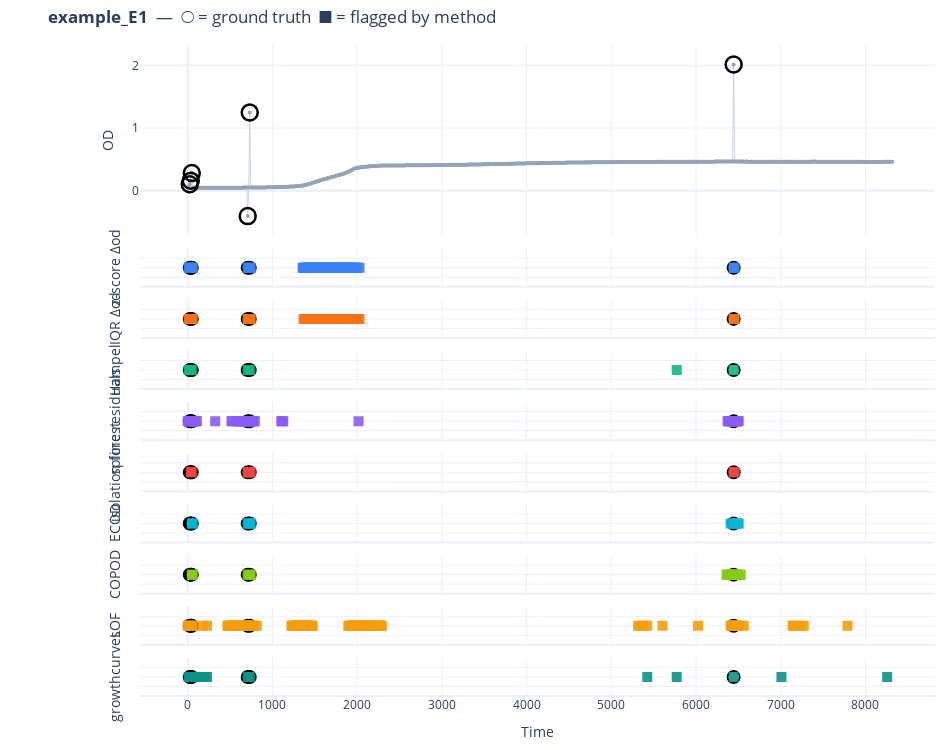
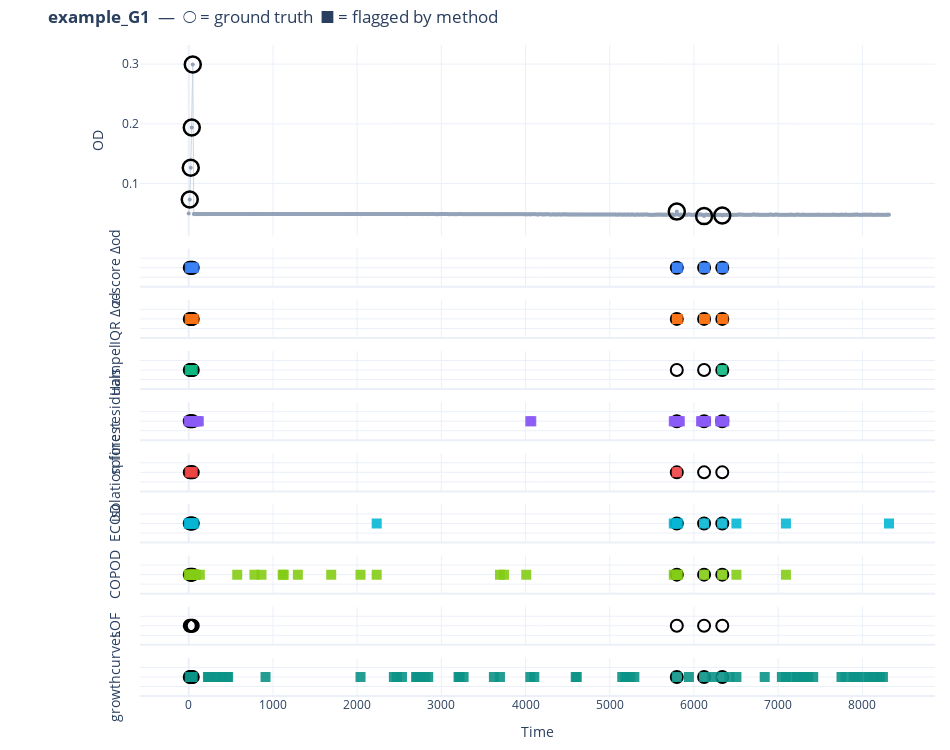
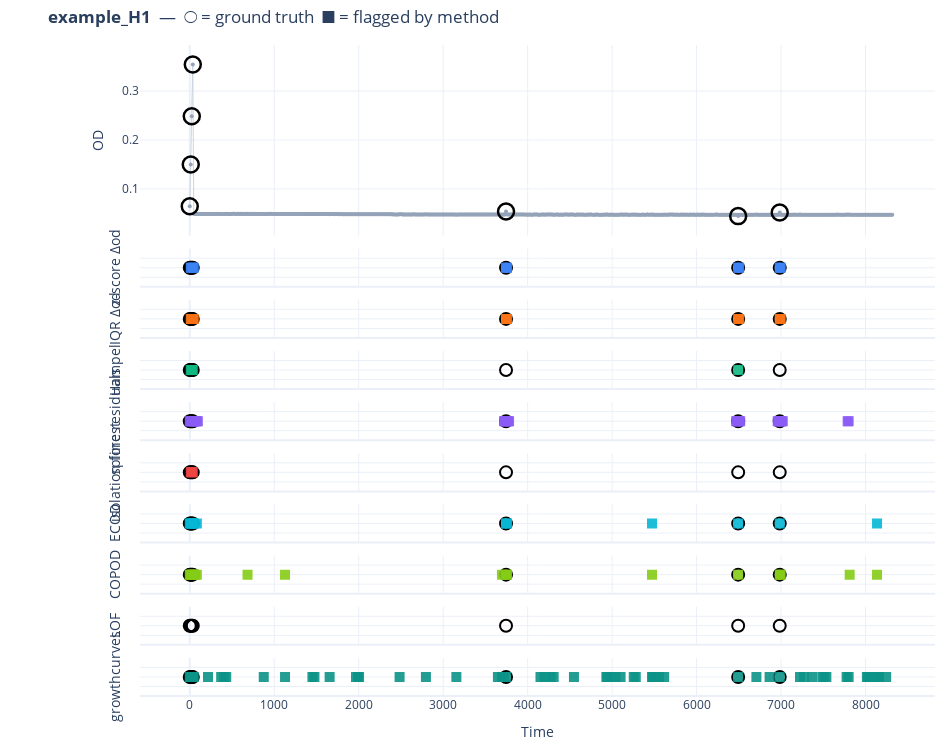
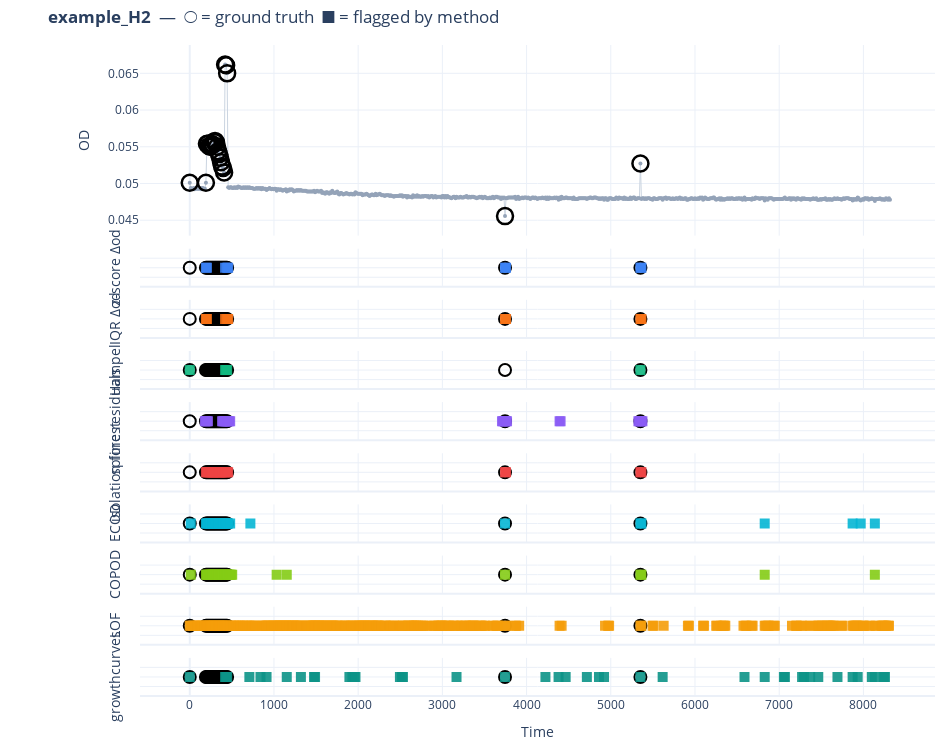

Notebook code for these charts, in order:
### Markdown cell above
### 7 · Per-curve visual inspection

For each curve: the OD trace with **○ ground-truth markers** on top, then one labelled strip per method below (shared x-axis).

- **○ open circle** in a strip = this time point is in the ground truth  
- **■ filled square** = flagged by the method  
- Both at the same position = true positive; circle only = false negative; square only = false positive

### Code cell
n_methods    = len(method_names)
row_heights  = [5] + [1] * n_methods  # data trace tall, flag strips short

for cid in traces_df["curve_id"].unique():
    grp  = traces_df[traces_df["curve_id"] == cid]
    t    = grp["t"].to_numpy()
    od   = grp["od"].to_numpy()
    gt_c = gt.loc[grp.index].to_numpy()

    fig = make_subplots(
        rows=1 + n_methods,
        cols=1,
        shared_xaxes=True,
        row_heights=row_heights,
        vertical_spacing=0.02,
    )

    # ── Row 1: OD trace + ground-truth markers ────────────────────────────────
    fig.add_trace(
        go.Scatter(
            x=t, y=od, mode="lines+markers",
            line=dict(color="#CBD5E1", width=1),
            marker=dict(size=4, color="#94A3B8"),
            showlegend=False,
        ),
        row=1, col=1,
    )
    if gt_c.any():
        fig.add_trace(
            go.Scatter(
                x=t[gt_c], y=od[gt_c], mode="markers",
                marker=dict(size=16, symbol="circle-open", color="black",
                            line=dict(width=2.5)),
                showlegend=False,
                hovertemplate="GT outlier<br>t=%{x:.0f}  OD=%{y:.4f}<extra></extra>",
            ),
            row=1, col=1,
        )

    # ── Rows 2+: one strip per method ─────────────────────────────────────────
    for j, mname in enumerate(method_names):
        row = j + 2
        p_c = predictions[mname].loc[grp.index].to_numpy()

        # Mark GT positions in every strip (open circles) so alignment is clear
        if gt_c.any():
            fig.add_trace(
                go.Scatter(
                    x=t[gt_c], y=np.ones(gt_c.sum()),
                    mode="markers",
                    marker=dict(size=12, symbol="circle-open", color="black",
                                line=dict(width=2)),
                    showlegend=False, hoverinfo="skip",
                ),
                row=row, col=1,
            )

        # Filled squares where this method fires
        if p_c.any():
            fig.add_trace(
                go.Scatter(
                    x=t[p_c], y=np.ones(p_c.sum()),
                    mode="markers",
                    marker=dict(size=10, symbol="square",
                                color=color_map[mname], opacity=0.9),
                    showlegend=False,
                    hovertemplate=f"{mname}<br>t=%{{x:.0f}}<extra></extra>",
                ),
                row=row, col=1,
            )

        fig.update_yaxes(
            title_text=mname, showticklabels=False,
            range=[0, 2], row=row, col=1,
        )

    fig.update_yaxes(title_text="OD", row=1, col=1)
    fig.update_xaxes(title_text="Time", row=1 + n_methods, col=1)
    fig.update_layout(
        title=f"<b>{cid}</b>  —  ○ = ground truth  ■ = flagged by method",
        template="plotly_white",
        height=300 + n_methods * 50,
        width=950,
        showlegend=False,
        margin=dict(t=45, b=35, l=140, r=15),
    )
    fig.show()
